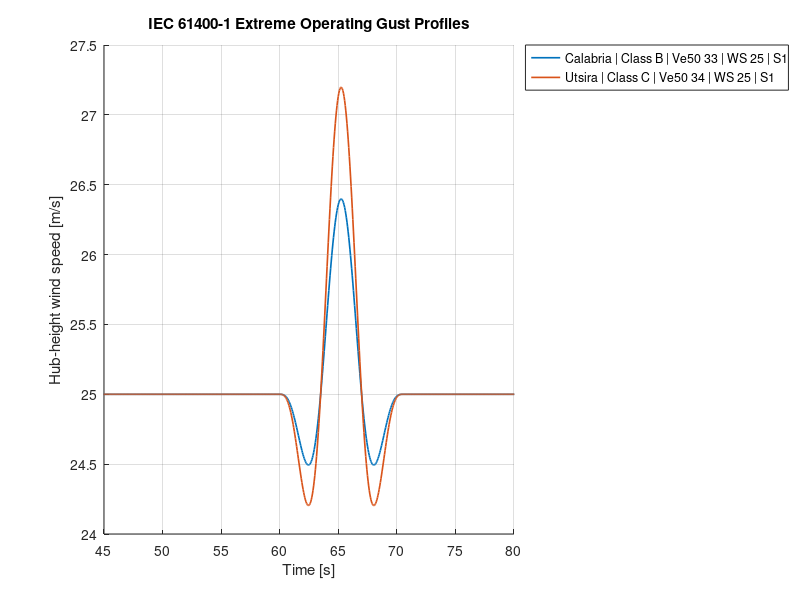

Recreate this plot in MATLAB.
% EOG generator according to IEC 61400-1
% Hub-height deterministic wind time series for OpenFAST / InflowWind

cd('C:\Users\felixcme\OneDrive - NTNU\PostDoc\MADE4WIND\04_OpenFAST\IEA_15MW_TLP_NTM\wind_files\EOG_DLC4_2')
clear; clc; close all;

%% ---- Inputs ----
RefHt = 150.0;       % hub height [m]
D     = 240.0;       % rotor diameter [m]

Tg    = 10.5;        % IEC EOG duration [s]
tEnd  = 300.0;       % total simulation length [s]
dt    = 0.05;        % time step [s]
PLexp = 0.20;        % power law exponent

Vhubs   = [25];   % hub-height mean wind speeds [m/s]
tStarts = [60];   % gust start times [s]

% IEC turbulence classes and site-specific 50-year extreme wind speeds
sites = struct( ...
    'name',  {'Calabria', 'Utsira'}, ...
    'Iref',  {0.14,       0.12}, ...
    'class', {'B',        'C'}, ...
    'Ve50',  {33.0,       34.0} ...
);

%% ---- IEC parameters ----
b = 5.6;             % [m/s]
Lambda1 = 42.0;     % z_hub >= 60 m

%% ---- Time vector ----
t = (0:dt:tEnd).';

%% ---- Combined plot ----
figure; hold on; grid on;
title('IEC 61400-1 Extreme Operating Gust Profiles');
xlabel('Time [s]');
ylabel('Hub-height wind speed [m/s]');

%% ---- Loop over sites, wind speeds, and gust starts ----
for iSite = 1:length(sites)

    siteName = sites(iSite).name;
    Iref = sites(iSite).Iref;
    turbClass = sites(iSite).class;

    Ve50 = sites(iSite).Ve50;
    Ve1  = 0.8 * Ve50;

    for iV = 1:length(Vhubs)

        Vhub = Vhubs(iV);

        % IEC Eq. (10)
        sigma1 = Iref * (0.75 * Vhub + b);

        % IEC Eq. (18)
        Vgust = min( ...
            1.35 * (Ve1 - Vhub), ...
            3.3 * sigma1 / (1 + 0.1 * (D / Lambda1)) ...
        );

        fprintf('\n%s | Class %s | Vhub = %.1f m/s\n', siteName, turbClass, Vhub);
        fprintf('Ve50   = %.3f m/s\n', Ve50);
        fprintf('Ve1    = %.3f m/s\n', Ve1);
        fprintf('sigma1 = %.3f m/s\n', sigma1);
        fprintf('Vgust  = %.3f m/s\n', Vgust);

        for iS = 1:length(tStarts)

            tStart = tStarts(iS);

            V = Vhub * ones(size(t));

            ix = (t >= tStart) & (t <= tStart + Tg);
            tau = t(ix) - tStart;

            V(ix) = Vhub ...
                - 0.37 * Vgust ...
                .* sin(3 * pi * tau / Tg) ...
                .* (1 - cos(2 * pi * tau / Tg));

            Dir = zeros(size(t));

            plot( ...
                t, V, ...
                'LineWidth', 1.2, ...
                'DisplayName', sprintf('%s | Class %s | Ve50 %.0f | WS %.0f | S%d', ...
                siteName, turbClass, Ve50, Vhub, iS) ...
            );

            fname = sprintf('%s_WS%d_S%d_EOG.wnd', ...
                lower(siteName), Vhub, iS);

            fid = fopen(fname, 'w', 'n', 'US-ASCII');

            fprintf(fid, '! OpenFAST Deterministic Wind File\n');
            fprintf(fid, '! IEC 61400-1 Extreme Operating Gust, DLC 4.2\n');
            fprintf(fid, '! Site: %s | Turbulence class: %s | Iref = %.3f\n', ...
                siteName, turbClass, Iref);
            fprintf(fid, '! Vhub = %.2f m/s | Vgust = %.3f m/s | tStart = %.2f s | T = %.2f s\n', ...
                Vhub, Vgust, tStart, Tg);
            fprintf(fid, '! RefHt = %.2f m | D = %.2f m | Ve50 = %.2f m/s | Ve1 = %.2f m/s\n', ...
                RefHt, D, Ve50, Ve1);
            fprintf(fid, '! Columns: Time[s] WindSpd[m/s] WindDir[deg] VertSpd[m/s] HorShr[1/s] PLexp LinShr[1/s] Gust[m/s] Upflow[deg]\n');

            for i = 1:length(t)
                fprintf(fid, '%10.3f %8.3f %8.3f %8.3f %8.3f %8.3f %8.3f %8.3f %8.3f\n', ...
                    t(i), V(i), Dir(i), 0.0, 0.0, PLexp, 0.0, 0.0, 0.0);
            end

            fclose(fid);

            fprintf('Wrote %s\n', fname);
        end
    end
end

legend('Location', 'bestoutside');
xlim([45 80]);
hold off;

saveas(gcf, 'IEC_EOG_all_profiles.png');
